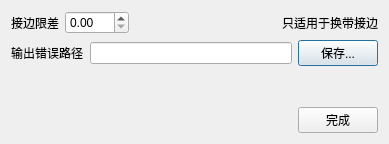
<?xml version="1.0" encoding="UTF-8"?>
<ui version="4.0">
 <class>ipfModelerDiffeCheckDialog</class>
 <widget class="QDialog" name="ipfModelerDiffeCheckDialog">
  <property name="geometry">
   <rect>
    <x>0</x>
    <y>0</y>
    <width>389</width>
    <height>144</height>
   </rect>
  </property>
  <property name="windowTitle">
   <string>栅格数据接边检查</string>
  </property>
  <layout class="QVBoxLayout" name="verticalLayout">
   <item>
    <layout class="QHBoxLayout" name="horizontalLayout_2">
     <item>
      <widget class="QLabel" name="label">
       <property name="text">
        <string>接边限差</string>
       </property>
      </widget>
     </item>
     <item>
      <widget class="QDoubleSpinBox" name="doubleSpinBox">
       <property name="maximum">
        <double>999.990000000000009</double>
       </property>
      </widget>
     </item>
     <item>
      <spacer name="horizontalSpacer_2">
       <property name="orientation">
        <enum>Qt::Horizontal</enum>
       </property>
       <property name="sizeHint" stdset="0">
        <size>
         <width>40</width>
         <height>20</height>
        </size>
       </property>
      </spacer>
     </item>
     <item>
      <widget class="QLabel" name="label_3">
       <property name="text">
        <string>只适用于换带接边</string>
       </property>
      </widget>
     </item>
    </layout>
   </item>
   <item>
    <layout class="QHBoxLayout" name="horizontalLayout_5">
     <item>
      <widget class="QLabel" name="label_2">
       <property name="text">
        <string>输出错误路径</string>
       </property>
      </widget>
     </item>
     <item>
      <widget class="QLineEdit" name="lineEdit_2"/>
     </item>
     <item>
      <widget class="QPushButton" name="pushButton_2">
       <property name="text">
        <string>保存...</string>
       </property>
      </widget>
     </item>
    </layout>
   </item>
   <item>
    <spacer name="verticalSpacer">
     <property name="orientation">
      <enum>Qt::Vertical</enum>
     </property>
     <property name="sizeHint" stdset="0">
      <size>
       <width>20</width>
       <height>18</height>
      </size>
     </property>
    </spacer>
   </item>
   <item>
    <layout class="QHBoxLayout" name="horizontalLayout">
     <item>
      <spacer name="horizontalSpacer">
       <property name="orientation">
        <enum>Qt::Horizontal</enum>
       </property>
       <property name="sizeHint" stdset="0">
        <size>
         <width>238</width>
         <height>20</height>
        </size>
       </property>
      </spacer>
     </item>
     <item>
      <widget class="QPushButton" name="pushButton">
       <property name="minimumSize">
        <size>
         <width>75</width>
         <height>25</height>
        </size>
       </property>
       <property name="text">
        <string>完成</string>
       </property>
      </widget>
     </item>
    </layout>
   </item>
  </layout>
 </widget>
 <layoutdefault spacing="6" margin="11"/>
 <resources/>
 <connections/>
</ui>
